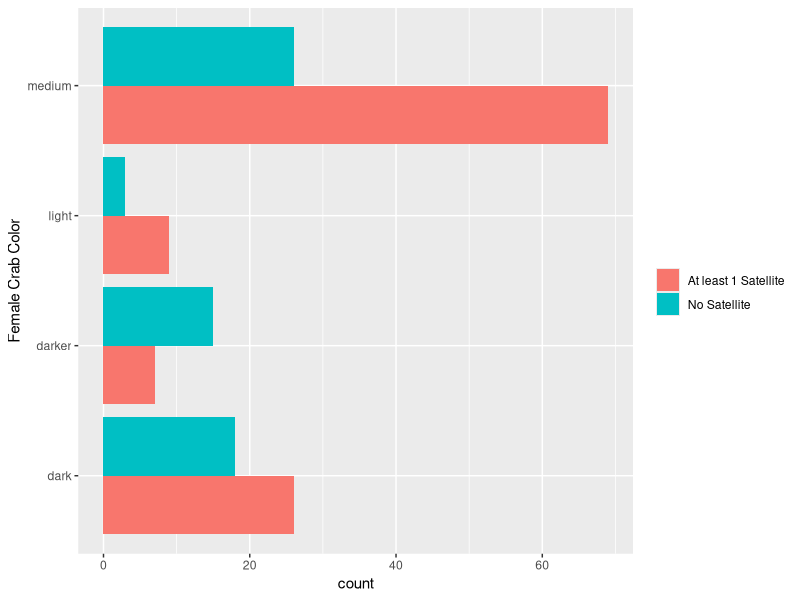
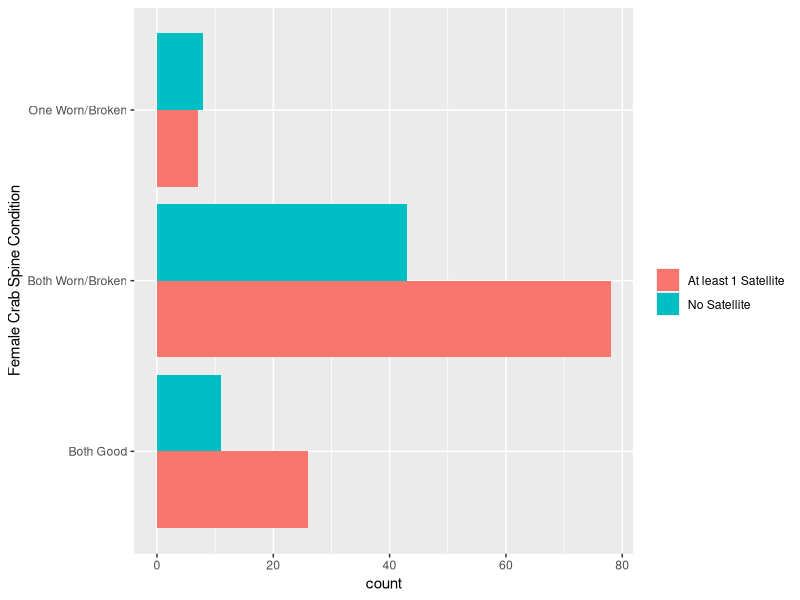
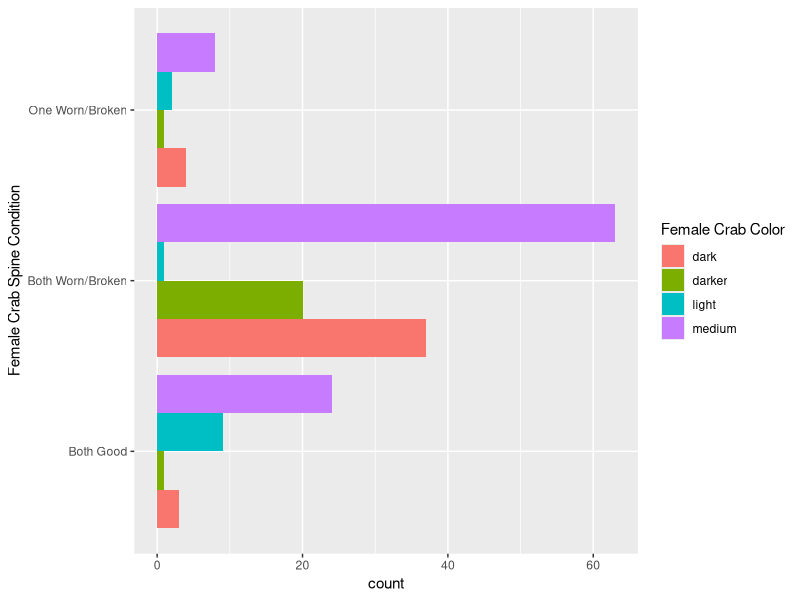
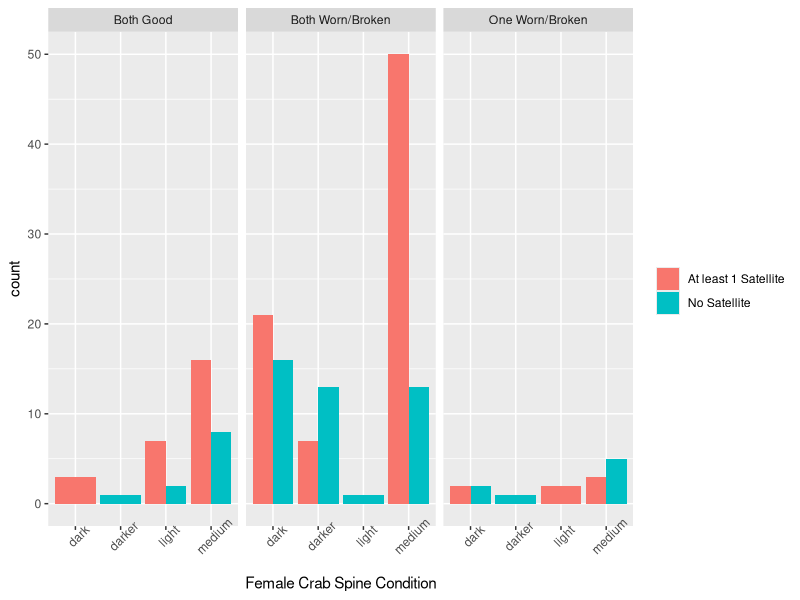
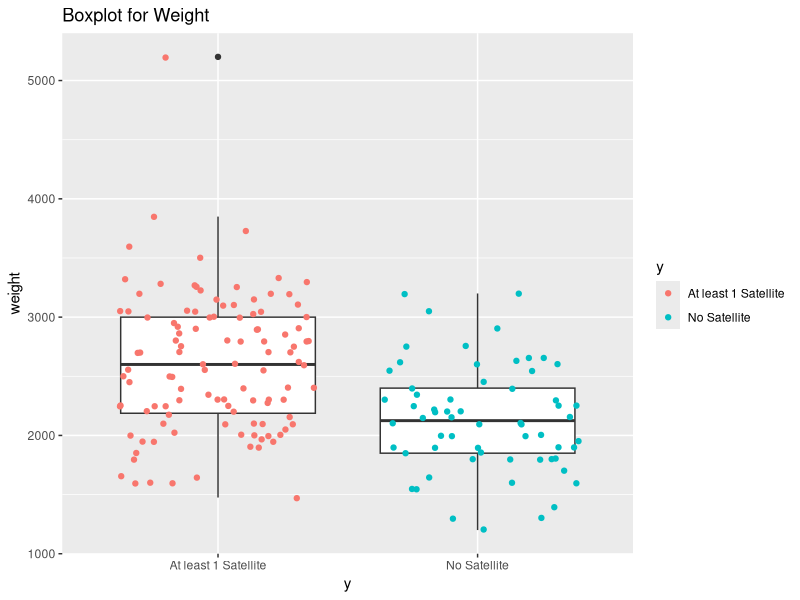
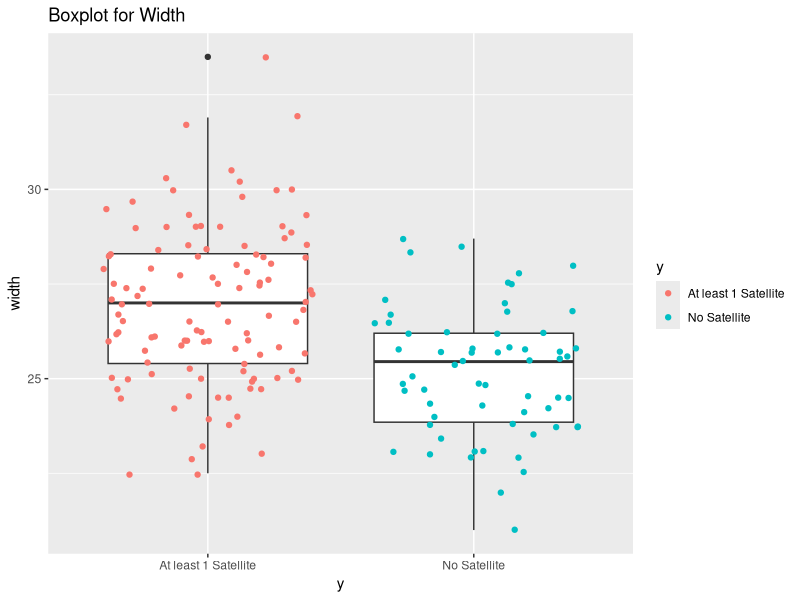
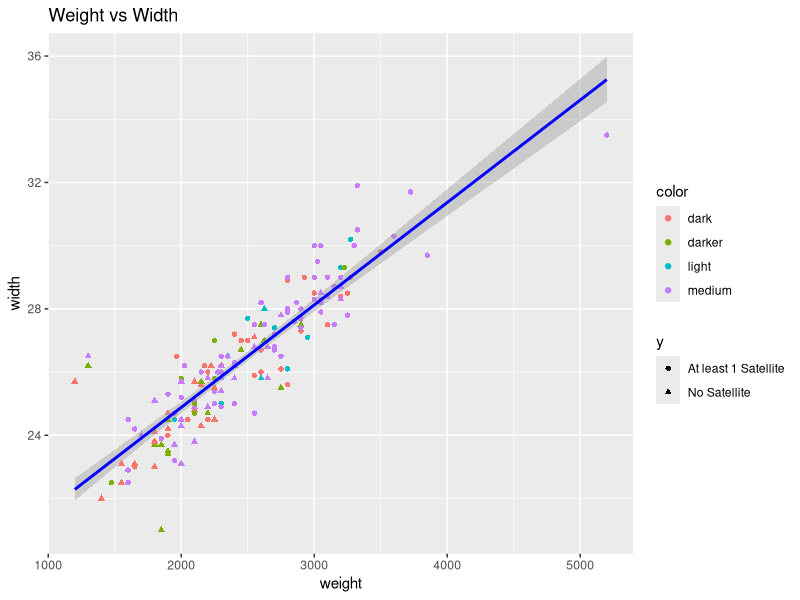

Source code (R) for these figures, in order:
## ---- chunk 1
knitr::opts_chunk$set(echo = TRUE)
library(tidyverse)
## ---- chunk 2
# Read in space-separated data using "read_table()" function.
# Remove extra column of NULLs by selecting only the columns we want.
crabData <- read_table(file = "./crabs.txt", col_names = TRUE) %>% select("color", "spine", "width", "satell", "weight", "y")

# Use conditionals to overwrite color, spine, and y columns
crabData$color <- if_else(crabData$color == 2, "light", 
                          if_else(crabData$color == 3, "medium",
                                  if_else(crabData$color == 4, "dark",
                                          if_else(crabData$color == 5, "darker", "undefined"))))

crabData$spine <- if_else(crabData$spine == 1, "Both Good",
                          if_else(crabData$spine == 2, "One Worn/Broken",
                                  if_else(crabData$spine == 3, "Both Worn/Broken", "Undefined")))

crabData$y <- if_else(crabData$y == 1, "At least 1 Satellite", "No Satellite")

# Convert the three variables (color, spine, y) to factors.
crabData$color <- as.factor(crabData$color)
crabData$spine <- as.factor(crabData$spine)
crabData$y <- as.factor(crabData$y)

# Print the updated data
crabData
## ---- chunk 3
table(crabData$spine, crabData$satell)
## ---- chunk 4
# Create a three-way table of color, spine, and satellite (CSS)
tabCSS <- table(crabData$color, crabData$satell, crabData$spine)
tabCSS
## ---- chunk 5
# Identify structure of table object to determine array positions
str(tabCSS)

# Return all spine and satellite information for crabs with "darker" color [2, , ] 
tabCSS[2, , ]
## ---- chunk 6
g <- ggplot(data = crabData, aes(x = color))

# Set legend title with scale_fill_discrete()
g + geom_bar(aes(fill = y), position = "dodge") +
  labs(x = "Female Crab Color") +
  scale_fill_discrete(name = " ") +
  coord_flip()
## ---- chunk 7
g <- ggplot(data = crabData, aes(x = spine))

# Set legend title with scale_fill_discrete()
g + geom_bar(aes(fill = y), position = "dodge") +
  labs(x = "Female Crab Spine Condition") +
  scale_fill_discrete(name = " ") +
  coord_flip()
## ---- chunk 8
g <- ggplot(data = crabData, aes(x = spine))

g + geom_bar(aes(fill = color), position = "dodge") +
  labs(x = "Female Crab Spine Condition") +
  scale_fill_discrete(name = "Female Crab Color") + 
  coord_flip()
## ---- chunk 9
g <- ggplot(data = crabData, aes(x = color))

# Use facet_wrap to divide plots into subplots
g + geom_bar(aes(fill = y), position = "dodge") +
  facet_wrap( ~ spine) +
  labs(x = "Female Crab Spine Condition") +
  scale_fill_discrete(name = " ") +
  theme(axis.text.x = element_text(angle = 45))
## ---- chunk 10
# Group data by color/y to match assignment. Then, create and rename summary columns.
# Round numbers and arrange in descending order by color/descending y to match assignment example.
sumCrabData <- crabData %>% group_by(color, y) %>% 
  summarise(Avg = round(mean(weight), 0), Sd = round(sd(weight), 0), Median = median(weight), IQR = round(IQR(weight), 0)) %>%
  arrange(color, desc(y))

sumCrabData
## ---- chunk 11
# Overlay scatterplot with geom_point and position = "jitter"
g <- ggplot(crabData, aes(x = y, y = weight), position = "jitter")
g + geom_boxplot() + 
  geom_point(aes(color = y), position = "jitter") +
  labs(title = "Boxplot for Weight")
## ---- chunk 12
g <- ggplot(crabData, aes(x = y, y = width), position = "jitter")
g + geom_boxplot(fill = "white") + 
  geom_point(aes(color = y), position = "jitter") +
  labs(title = "Boxplot for Width")
## ---- chunk 13
# Report the correlation
cor(crabData$weight, crabData$width)
## ---- chunk 14
# Plot regression line with geom_smooth
g <- ggplot(crabData, aes(x = weight, y = width))
g + geom_point(aes(color = color, shape = y)) +
  geom_smooth(method = lm, col = "Blue") +
  labs(title = "Weight vs Width")
